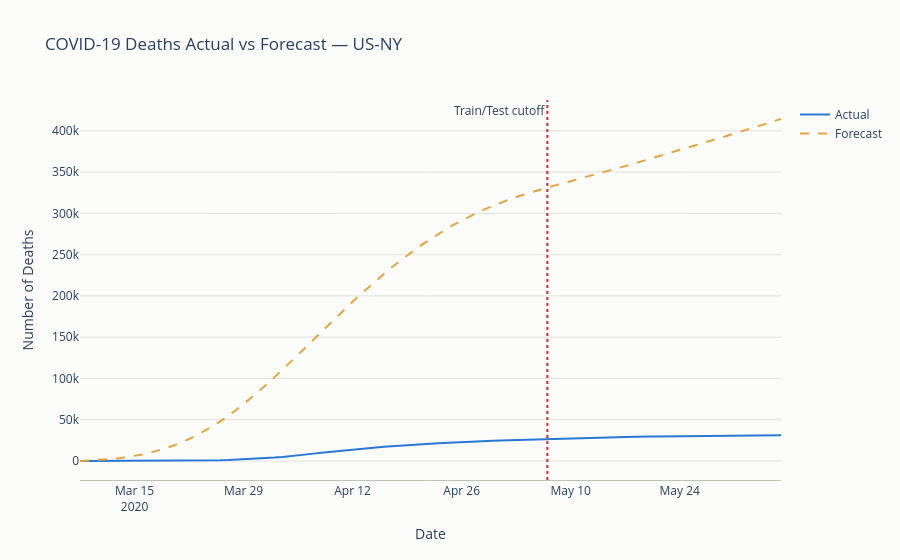

This figure's notebook cell:
### Code cell
fig = go.Figure()
fig.add_trace(go.Scatter(
    x=data["date"],
    y=data["death_cnt"],
    mode="lines",
    name="Actual",
    line=dict(width=2, color="#2a78d6"),
    hovertemplate="%{x|%b %d, %Y}<br>Deaths: %{y:,}<extra></extra>",
))

fig.add_trace(go.Scatter(
    x=data["date"],
    y=cases_forecast,
    mode="lines",
    name="Forecast",
    line=dict(width=2, color="#e3a445", dash="dash"),
    hovertemplate="%{x|%b %d, %Y}<br>Deaths Forecast: %{y:,}<extra></extra>",
))

fig.add_vline(
    x=train_test_split,
    line_width=2,
    line_dash="dot",
    line_color="#d62728",
    annotation_text="Train/Test cutoff",
    annotation_position="top left",
)

fig.update_layout(
    title="COVID-19 Deaths Actual vs Forecast — US-NY",
    xaxis_title="Date",
    yaxis_title="Number of Deaths",
    hovermode="x unified",
    template="plotly_white",
    plot_bgcolor="#fcfcfb",
    paper_bgcolor="#fcfcfb",
    xaxis=dict(showgrid=False, linecolor="#c3c2b7"),
    yaxis=dict(gridcolor="#e1e0d9", zeroline=False),
)

fig.show()
